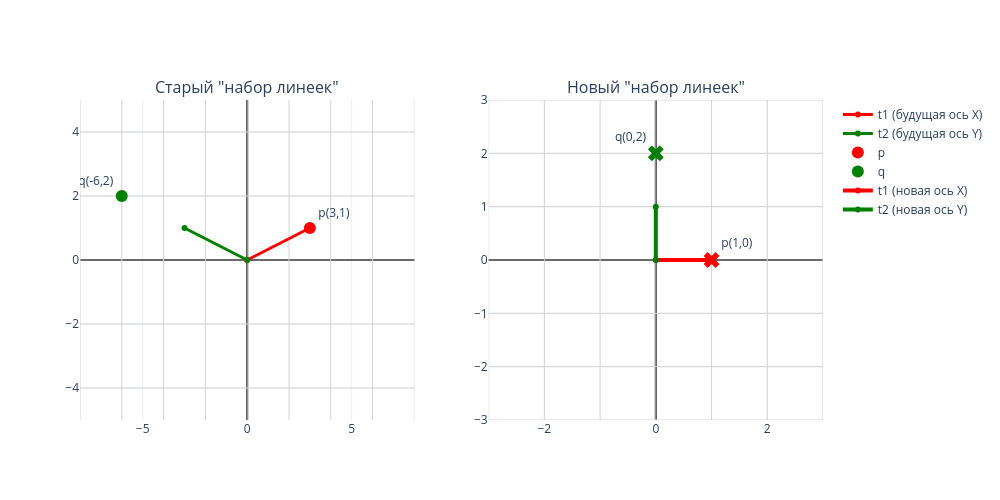

Notebook code cell kept with this figure:
### Markdown cell above
## Базис

### Code cell
# 1. Исходные данные
p_s = np.array([3, 1])
q_s = np.array([-6, 2])
t1 = np.array([3, 1])
t2 = np.array([-3, 1])

# Координаты в новом базисе T (те самые "красивые" числа)
p_t = np.array([1, 0])
q_t = np.array([0, 2])

# 2. Создаем сабплоты
fig = make_subplots(
    rows=1, cols=2,
    subplot_titles=('Старый "набор линеек"', 'Новый "набор линеек"')
)

# --- ГРАФИК 1 (Базис S) ---
# Рисуем стандартную сетку
for i in range(-8, 9, 2):
    fig.add_trace(go.Scatter(x=[-8, 8], y=[i, i], mode='lines', line=dict(color='lightgray', width=1), showlegend=False), 1, 1)
    fig.add_trace(go.Scatter(x=[i, i], y=[-8, 8], mode='lines', line=dict(color='lightgray', width=1), showlegend=False), 1, 1)

# Векторы t1 и t2 как направления в старом мире
fig.add_trace(go.Scatter(x=[0, t1[0]], y=[0, t1[1]], mode='lines+markers',
                         line=dict(color='red', width=3), name="t1 (будущая ось X)"), 1, 1)
fig.add_trace(go.Scatter(x=[0, t2[0]], y=[0, t2[1]], mode='lines+markers',
                         line=dict(color='green', width=3), name="t2 (будущая ось Y)"), 1, 1)

# Точки p и q
fig.add_trace(go.Scatter(x=[p_s[0]], y=[p_s[1]], mode='markers+text', text="p(3,1)",
                         textposition="top right", name="p", marker=dict(size=12, color='red')), 1, 1)
fig.add_trace(go.Scatter(x=[q_s[0]], y=[q_s[1]], mode='markers+text', text="q(-6,2)",
                         textposition="top left", name="q", marker=dict(size=12, color='green')), 1, 1)


# --- ГРАФИК 2 (Базис T) ---
# Рисуем новую сетку (теперь она прямая)
for i in range(-3, 4):
    fig.add_trace(go.Scatter(x=[-3, 3], y=[i, i], mode='lines', line=dict(color='lightgray', width=1), showlegend=False), 1, 2)
    fig.add_trace(go.Scatter(x=[i, i], y=[-3, 3], mode='lines', line=dict(color='lightgray', width=1), showlegend=False), 1, 2)

# ВЫДЕЛЯЕМ НОВЫЕ ОСИ (единичные векторы в новом мире)
fig.add_trace(go.Scatter(x=[0, 1], y=[0, 0], mode='lines+markers',
                         line=dict(color='red', width=4), name="t1 (новая ось X)"), 1, 2)
fig.add_trace(go.Scatter(x=[0, 0], y=[0, 1], mode='lines+markers',
                         line=dict(color='green', width=4), name="t2 (новая ось Y)"), 1, 2)

# Точки в координатах T (теперь они лежат СТРОГО на осях!)
fig.add_trace(go.Scatter(x=[p_t[0]], y=[p_t[1]], mode='markers+text', text="p(1,0)",
                         textposition="top right", marker=dict(size=14, color='red', symbol='x'), showlegend=False), 1, 2)
fig.add_trace(go.Scatter(x=[q_t[0]], y=[q_t[1]], mode='markers+text', text="q(0,2)",
                         textposition="top left", marker=dict(size=14, color='green', symbol='x'), showlegend=False), 1, 2)

# Оформление
fig.update_layout(height=500, width=1000, template="plotly_white", showlegend=True)
fig.update_xaxes(zeroline=True, zerolinewidth=2, zerolinecolor='black', row=1, col=1, range=[-8, 8])
fig.update_yaxes(zeroline=True, zerolinewidth=2, zerolinecolor='black', row=1, col=1, range=[-5, 5])
fig.update_xaxes(zeroline=True, zerolinewidth=2, zerolinecolor='black', row=1, col=2, range=[-3, 3])
fig.update_yaxes(zeroline=True, zerolinewidth=2, zerolinecolor='black', row=1, col=2, range=[-3, 3])

fig.show()

### Figure 1 — Plotly figure (JSON) as saved in the notebook; plotly's stock layout.template omitted (floating-point values rounded to 4 significant figures)
{"data": [{"line": {"color": "lightgray", "width": 1}, "mode": "lines", "showlegend": false, "x": [-8, 8], "y": [-8, -8], "type": "scatter", "xaxis": "x", "yaxis": "y"}, {"line": {"color": "lightgray", "width": 1}, "mode": "lines", "showlegend": false, "x": [-8, -8], "y": [-8, 8], "type": "scatter", "xaxis": "x", "yaxis": "y"}, {"line": {"color": "lightgray", "width": 1}, "mode": "lines", "showlegend": false, "x": [-8, 8], "y": [-6, -6], "type": "scatter", "xaxis": "x", "yaxis": "y"}, {"line": {"color": "lightgray", "width": 1}, "mode": "lines", "showlegend": false, "x": [-6, -6], "y": [-8, 8], "type": "scatter", "xaxis": "x", "yaxis": "y"}, {"line": {"color": "lightgray", "width": 1}, "mode": "lines", "showlegend": false, "x": [-8, 8], "y": [-4, -4], "type": "scatter", "xaxis": "x", "yaxis": "y"}, {"line": {"color": "lightgray", "width": 1}, "mode": "lines", "showlegend": false, "x": [-4, -4], "y": [-8, 8], "type": "scatter", "xaxis": "x", "yaxis": "y"}, {"line": {"color": "lightgray", "width": 1}, "mode": "lines", "showlegend": false, "x": [-8, 8], "y": [-2, -2], "type": "scatter", "xaxis": "x", "yaxis": "y"}, {"line": {"color": "lightgray", "width": 1}, "mode": "lines", "showlegend": false, "x": [-2, -2], "y": [-8, 8], "type": "scatter", "xaxis": "x", "yaxis": "y"}, {"line": {"color": "lightgray", "width": 1}, "mode": "lines", "showlegend": false, "x": [-8, 8], "y": [0, 0], "type": "scatter", "xaxis": "x", "yaxis": "y"}, {"line": {"color": "lightgray", "width": 1}, "mode": "lines", "showlegend": false, "x": [0, 0], "y": [-8, 8], "type": "scatter", "xaxis": "x", "yaxis": "y"}, {"line": {"color": "lightgray", "width": 1}, "mode": "lines", "showlegend": false, "x": [-8, 8], "y": [2, 2], "type": "scatter", "xaxis": "x", "yaxis": "y"}, {"line": {"color": "lightgray", "width": 1}, "mode": "lines", "showlegend": false, "x": [2, 2], "y": [-8, 8], "type": "scatter", "xaxis": "x", "yaxis": "y"}, {"line": {"color": "lightgray", "width": 1}, "mode": "lines", "showlegend": false, "x": [-8, 8], "y": [4, 4], "type": "scatter", "xaxis": "x", "yaxis": "y"}, {"line": {"color": "lightgray", "width": 1}, "mode": "lines", "showlegend": false, "x": [4, 4], "y": [-8, 8], "type": "scatter", "xaxis": "x", "yaxis": "y"}, {"line": {"color": "lightgray", "width": 1}, "mode": "lines", "showlegend": false, "x": [-8, 8], "y": [6, 6], "type": "scatter", "xaxis": "x", "yaxis": "y"}, {"line": {"color": "lightgray", "width": 1}, "mode": "lines", "showlegend": false, "x": [6, 6], "y": [-8, 8], "type": "scatter", "xaxis": "x", "yaxis": "y"}, {"line": {"color": "lightgray", "width": 1}, "mode": "lines", "showlegend": false, "x": [-8, 8], "y": [8, 8], "type": "scatter", "xaxis": "x", "yaxis": "y"}, {"line": {"color": "lightgray", "width": 1}, "mode": "lines", "showlegend": false, "x": [8, 8], "y": [-8, 8], "type": "scatter", "xaxis": "x", "yaxis": "y"}, {"line": {"color": "red", "width": 3}, "mode": "lines+markers", "name": "t1 (будущая ось X)", "x": [0, 3], "y": [0, 1], "type": "scatter", "xaxis": "x", "yaxis": "y"}, {"line": {"color": "green", "width": 3}, "mode": "lines+markers", "name": "t2 (будущая ось Y)", "x": [0, -3], "y": [0, 1], "type": "scatter", "xaxis": "x", "yaxis": "y"}, {"marker": {"color": "red", "size": 12}, "mode": "markers+text", "name": "p", "text": "p(3,1)", "textposition": "top right", "x": [3], "y": [1], "type": "scatter", "xaxis": "x", "yaxis": "y"}, {"marker": {"color": "green", "size": 12}, "mode": "markers+text", "name": "q", "text": "q(-6,2)", "textposition": "top left", "x": [-6], "y": [2], "type": "scatter", "xaxis": "x", "yaxis": "y"}, {"line": {"color": "lightgray", "width": 1}, "mode": "lines", "showlegend": false, "x": [-3, 3], "y": [-3, -3], "type": "scatter", "xaxis": "x2", "yaxis": "y2"}, {"line": {"color": "lightgray", "width": 1}, "mode": "lines", "showlegend": false, "x": [-3, -3], "y": [-3, 3], "type": "scatter", "xaxis": "x2", "yaxis": "y2"}, {"line": {"color": "lightgray", "width": 1}, "mode": "lines", "showlegend": false, "x": [-3, 3], "y": [-2, -2], "type": "scatter", "xaxis": "x2", "yaxis": "y2"}, {"line": {"color": "lightgray", "width": 1}, "mode": "lines", "showlegend": false, "x": [-2, -2], "y": [-3, 3], "type": "scatter", "xaxis": "x2", "yaxis": "y2"}, {"line": {"color": "lightgray", "width": 1}, "mode": "lines", "showlegend": false, "x": [-3, 3], "y": [-1, -1], "type": "scatter", "xaxis": "x2", "yaxis": "y2"}, {"line": {"color": "lightgray", "width": 1}, "mode": "lines", "showlegend": false, "x": [-1, -1], "y": [-3, 3], "type": "scatter", "xaxis": "x2", "yaxis": "y2"}, {"line": {"color": "lightgray", "width": 1}, "mode": "lines", "showlegend": false, "x": [-3, 3], "y": [0, 0], "type": "scatter", "xaxis": "x2", "yaxis": "y2"}, {"line": {"color": "lightgray", "width": 1}, "mode": "lines", "showlegend": false, "x": [0, 0], "y": [-3, 3], "type": "scatter", "xaxis": "x2", "yaxis": "y2"}, {"line": {"color": "lightgray", "width": 1}, "mode": "lines", "showlegend": false, "x": [-3, 3], "y": [1, 1], "type": "scatter", "xaxis": "x2", "yaxis": "y2"}, {"line": {"color": "lightgray", "width": 1}, "mode": "lines", "showlegend": false, "x": [1, 1], "y": [-3, 3], "type": "scatter", "xaxis": "x2", "yaxis": "y2"}, {"line": {"color": "lightgray", "width": 1}, "mode": "lines", "showlegend": false, "x": [-3, 3], "y": [2, 2], "type": "scatter", "xaxis": "x2", "yaxis": "y2"}, {"line": {"color": "lightgray", "width": 1}, "mode": "lines", "showlegend": false, "x": [2, 2], "y": [-3, 3], "type": "scatter", "xaxis": "x2", "yaxis": "y2"}, {"line": {"color": "lightgray", "width": 1}, "mode": "lines", "showlegend": false, "x": [-3, 3], "y": [3, 3], "type": "scatter", "xaxis": "x2", "yaxis": "y2"}, {"line": {"color": "lightgray", "width": 1}, "mode": "lines", "showlegend": false, "x": [3, 3], "y": [-3, 3], "type": "scatter", "xaxis": "x2", "yaxis": "y2"}, {"line": {"color": "red", "width": 4}, "mode": "lines+markers", "name": "t1 (новая ось X)", "x": [0, 1], "y": [0, 0], "type": "scatter", "xaxis": "x2", "yaxis": "y2"}, {"line": {"color": "green", "width": 4}, "mode": "lines+markers", "name": "t2 (новая ось Y)", "x": [0, 0], "y": [0, 1], "type": "scatter", "xaxis": "x2", "yaxis": "y2"}, {"marker": {"color": "red", "size": 14, "symbol": "x"}, "mode": "markers+text", "showlegend": false, "text": "p(1,0)", "textposition": "top right", "x": [1], "y": [0], "type": "scatter", "xaxis": "x2", "yaxis": "y2"}, {"marker": {"color": "green", "size": 14, "symbol": "x"}, "mode": "markers+text", "showlegend": false, "text": "q(0,2)", "textposition": "top left", "x": [0], "y": [2], "type": "scatter", "xaxis": "x2", "yaxis": "y2"}], "layout": {"xaxis": {"anchor": "y", "domain": [0.0, 0.45], "zeroline": true, "zerolinewidth": 2, "zerolinecolor": "black", "range": [-8, 8]}, "yaxis": {"anchor": "x", "domain": [0.0, 1.0], "zeroline": true, "zerolinewidth": 2, "zerolinecolor": "black", "range": [-5, 5]}, "xaxis2": {"anchor": "y2", "domain": [0.55, 1.0], "zeroline": true, "zerolinewidth": 2, "zerolinecolor": "black", "range": [-3, 3]}, "yaxis2": {"anchor": "x2", "domain": [0.0, 1.0], "zeroline": true, "zerolinewidth": 2, "zerolinecolor": "black", "range": [-3, 3]}, "annotations": [{"font": {"size": 16}, "showarrow": false, "text": "Старый \"набор линеек\"", "x": 0.225, "xanchor": "center", "xref": "paper", "y": 1.0, "yanchor": "bottom", "yref": "paper"}, {"font": {"size": 16}, "showarrow": false, "text": "Новый \"набор линеек\"", "x": 0.775, "xanchor": "center", "xref": "paper", "y": 1.0, "yanchor": "bottom", "yref": "paper"}], "height": 500, "width": 1000, "showlegend": true}}
